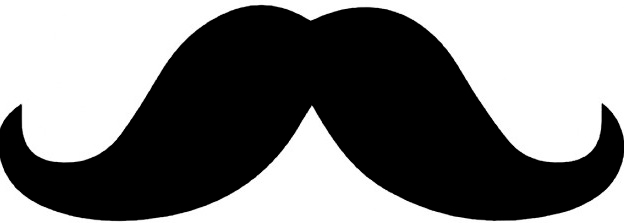
#> input picture Images/Moustache.jpg, 624 x 223 px
$ python -i filters.py   (imports and definitions only)
#> lines starting #> are read from the running program, lines starting #| are printed output that depends on the picture
#> further down, picture is the input picture: shape (223, 624, 3); min 0, max 255, mean 123.2
# -*- coding: utf8 -*-
import numpy as np
import cv2
import math
import matplotlib.pyplot as plt
import time

#pencil sketch
def sketch(img):
    img_gray = cv2.cvtColor(img, cv2.COLOR_BGR2GRAY)
    img_blur = cv2.GaussianBlur(img_gray,(21,21),0,0)
    img_blend = cv2.divide(img_gray,img_blur, scale = 236)
    return img_blend

#cartoon animation
def mult_filtr(img):
    kernel = np.array([[-1,-1,-1], [-1,9,-1], [-1,-1,-1]])
    dst = cv2.filter2D(img,-1,kernel)
    img_f = canny(dst,3750,3750,5)
    #img_f = cv2.cvtColor(img_f,cv2.COLOR_BGR2RGB)
    return img_f

#white contours
def canny(img,ch_min,ch_max, k):
#> called with ch_min = 3750, ch_max = 3750, k = 5
    img_canny = cv2.Canny(img,ch_min,ch_max, apertureSize = k)
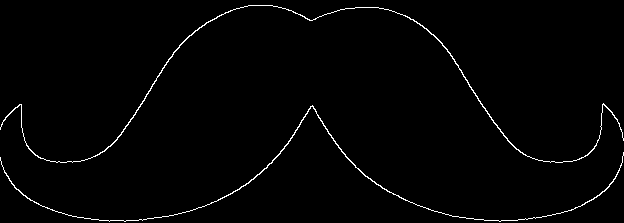
#> img_canny: shape (223, 624); 1.4% white in thin lines or dots
    img_mask = cv2.bitwise_not(img_canny)
#> img_mask: shape (223, 624); 98.6% white; black in thin lines or dots
    img_res = cv2.bitwise_and(img,img, mask =img_mask)
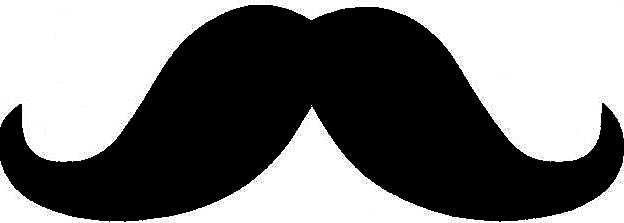
#> img_res: shape (223, 624, 3); min 0, max 255, mean 121.4
    return img_res

#image warping
def warp(img,rows,cols):

    src_points = np.float32([[0,0], [cols-1,0], [0,rows -1], [cols-1,rows-1]])
    dst_points = np.float32([[0,0], [cols-1,0], [int(0.33*cols),rows-1], [int(0.66*cols), rows-1]])
    projective_matrix = cv2.getPerspectiveTransform(src_points,dst_points)
    img_output = cv2.warpPerspective(img,projective_matrix,(cols,rows))

    img_gray = cv2.cvtColor(img_output, cv2.COLOR_BGR2GRAY)
    ret,img_tresh = cv2.threshold(img_gray,10,255,cv2.THRESH_BINARY_INV)

    res_and = cv2.bitwise_and(img, img, mask = img_tresh )
    res_and = cv2.GaussianBlur(res_and,(71,71),0,0)
    f_img = cv2.add(img_output,res_and)
    #f_img = cv2.cvtColor(f_img,cv2.COLOR_BGR2RGB)
    return f_img


>>> import cv2
>>> picture = cv2.imread('Images/Moustache.jpg')
>>> result = mult_filtr(picture)
